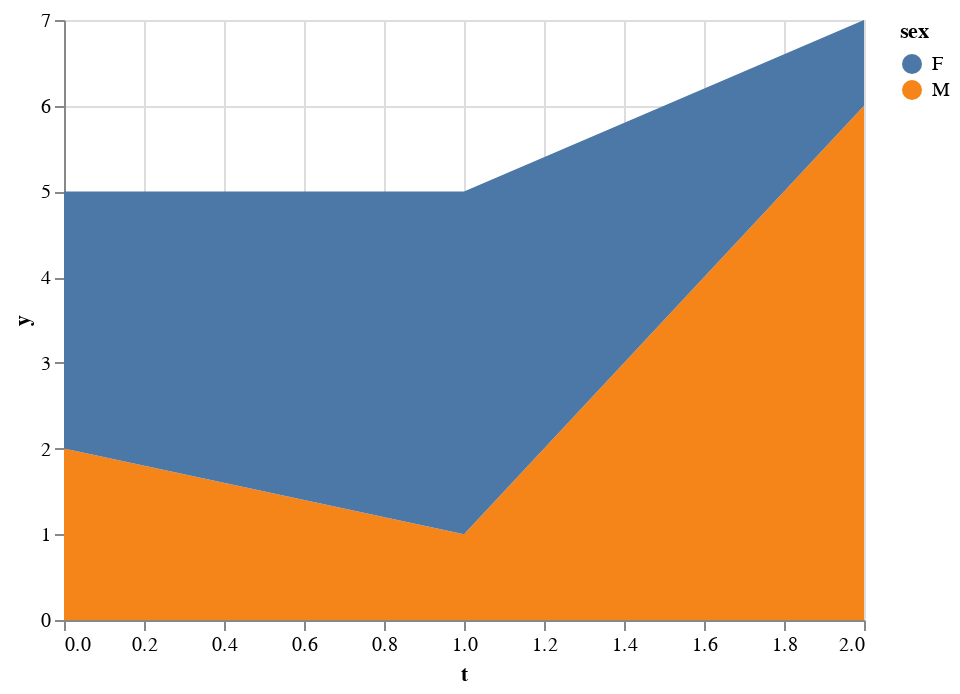

Notebook source saved alongside this figure:
### Markdown cell above
#### Stacked Areas

### Code cell
alt.Chart(df2).mark_area().encode(alt.X('t'),  alt.Y('y', stack='zero'), color='sex' )

### Figure 1 — Vega-Lite specification as saved in the notebook (floating-point values rounded to 4 significant figures)
{"$schema": "https://vega.github.io/schema/vega-lite/v2.4.1.json", "config": {"view": {"height": 300, "width": 400}}, "data": {"values": [{"sex": "M", "t": 0, "y": 2}, {"sex": "F", "t": 0, "y": 3}, {"sex": "M", "t": 1, "y": 1}, {"sex": "F", "t": 1, "y": 4}, {"sex": "M", "t": 2, "y": 6}, {"sex": "F", "t": 2, "y": 1}]}, "encoding": {"color": {"field": "sex", "type": "nominal"}, "x": {"field": "t", "type": "quantitative"}, "y": {"field": "y", "stack": "zero", "type": "quantitative"}}, "mark": "area"}
